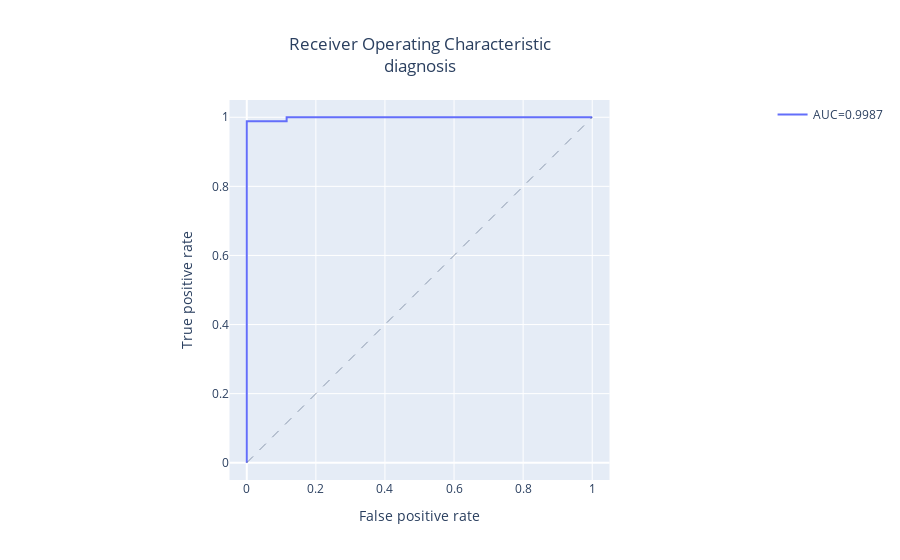

Here is the notebook cell this chart was saved with:
### Code cell
figures['roc_curve']

### Figure 1 — Plotly figure (JSON) as saved in the notebook; plotly's stock layout.template omitted (floating-point values rounded to 4 significant figures)
{"data": [{"line": {"color": "rgb(99,110,250)"}, "mode": "lines", "name": "AUC=0.9987", "type": "scatter", "x": [0, 0, 0, 0.1154, 0.1154, 1], "y": [0, 0.01149, 0.9885, 0.9885, 1, 1]}], "layout": {"shapes": [{"line": {"dash": "dash", "width": 0.5}, "type": "line", "x0": 0, "x1": 1, "y0": 0, "y1": 1}], "showlegend": true, "title": {"text": "Receiver Operating Characteristic<br>diagnosis", "x": 0.5, "xref": "paper"}, "xaxis": {"constrain": "domain", "range": [-0.05, 1.05], "title": {"text": "False positive rate"}}, "yaxis": {"constrain": "domain", "range": [-0.05, 1.05], "scaleanchor": "x", "title": {"text": "True positive rate"}}}}
